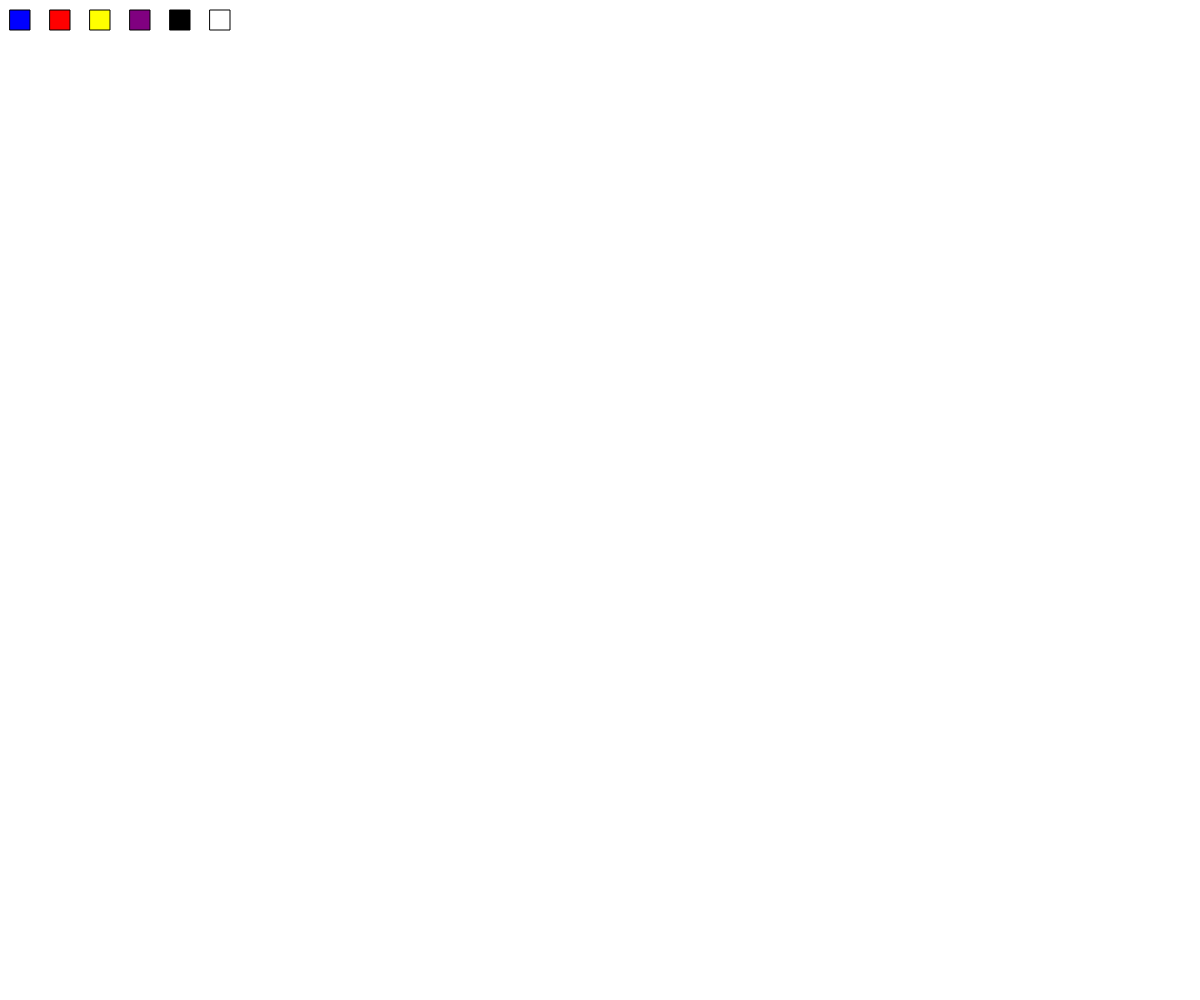
Frame 1 (no input)
Frame 2 (the mouse pressed at the canvas centre, redrawn once): identical to frame 1, image omitted

The p5.js sketch that drew this single still picture (run headless with seeded random() and noise() and a simulated clock; the mouse was pressed at the canvas centre and the sketch redrawn once):

// p5.js sketch
// ── sketch.js
/// <reference path="p5.d/p5.global-mode.d.ts"/>
var pen_color = "white";

function setup() {
    createCanvas(windowWidth, windowHeight);
    background("white");

    fill("blue");
    rect(10, 10, 20, 20);

    fill("red");
    rect(50, 10, 20, 20);

    fill("yellow");
    rect(90, 10, 20, 20);

    fill("purple");
    rect(130, 10, 20, 20);

    fill("black");
    rect(170, 10, 20, 20);

    fill("white");
    rect(210, 10, 20, 20);
}

function draw() 
{
    fill(pen_color);
    noStroke();
    smooth();
    ellipse(mouseX, mouseY, 25, 25, 20);
    noLoop();
}

function mouseDragged()
{
    loop();
}

function mouseReleased()
{
    noLoop();
}


function mousePressed()
{
    changeColor();
}

function changeColor()
{
    if(mouseX >= 10 && mouseX < 30 && mouseY >= 10 && mouseY < 30)
    {
        pen_color = "blue";
    }
    else if(mouseX >= 50 && mouseX < 70 && mouseY >= 10 && mouseY < 30)
    {
        pen_color = "red";
    }
    else if(mouseX >= 90 && mouseX < 110 && mouseY >= 10 && mouseY < 30)
    {
        pen_color = "yellow";
    }
    else if(mouseX >= 130 && mouseX < 150 && mouseY >= 10 && mouseY < 30)
    {
        pen_color = "purple";
    }
    else if(mouseX >= 170 && mouseX < 190 && mouseY >= 10 && mouseY < 30)
    {
        pen_color = "black";
    }
    else if(mouseX >= 210 && mouseX < 230 && mouseY >= 10 && mouseY < 30)
    {
        pen_color = "white";
    }
}
